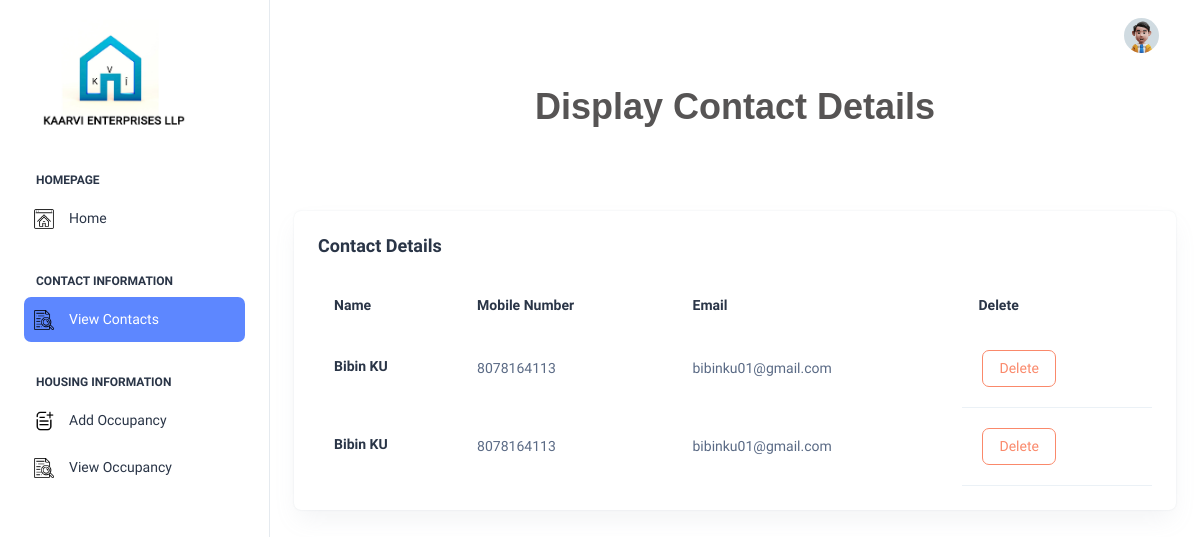
The app's page /Backend/displaycontact/ with its own data.
### Frontend/models.py (models this page shows)
class ContactDB(models.Model):
    name = models.CharField(max_length=50, null=True, blank=True)
    email= models.EmailField(max_length=50,null=True, blank=True)
    number = models.IntegerField(null=True, blank=True)

### Backend/views.py (the view)
# urls.py: path('displaycontact/', views.displaycontact, name="displaycontact"),
def displaycontact(req):
    cata = ContactDB.objects.all()
    return render(req, "displaycontact.html", {'cata': cata})

### Backend/templates/displaycontact.html (shortened to what this page needs)
<!DOCTYPE html>
<html lang="en">
{% extends 'index.html' %}
{% block content %}
<head>
</head>
<body>
<div>
    <h2 style="font-size: 36px; font-weight: bold; color: rgb(86, 84, 84); margin-bottom: 20px; text-align: center;font-family:  Arial, Helvetica, sans-serif; ">
                Display Contact Details
            </h2><br><br><br>
</div>
<div class="card w-100">
              <div class="card-body p-4">
                <h5 class="card-title fw-semibold mb-4">Contact  Details</h5>
                <div class="table-responsive">
                  <table class="table text-nowrap mb-0 align-middle">
                    <thead class="text-dark fs-4">
                      <tr>
                        <th class="border-bottom-0">
                          <h6 class="fw-semibold mb-0">Name </h6>
                        </th>
                        <th class="border-bottom-0">
                          <h6 class="fw-semibold mb-0">Mobile Number </h6>
                        </th>
                        <th class="border-bottom-0">
                          <h6 class="fw-semibold mb-0">Email</h6>
                        </th>
                        <th class="border-bottom-0">
                          <h6 class="fw-semibold mb-0">Delete</h6>
                        </th>
                      </tr>
                    </thead>
                    <tbody>
                    {% for i in cata %}
                      <tr>
                        <td class="border-bottom-0">
                            <h6 class="fw-semibold mb-1">{{i.name}}</h6>
                        </td>
                        <td class="border-bottom-0">
                          <p class="mb-0 fw-normal">{{i.number}}</p>
                        </td>
                        <td class="border-bottom-0">
                          <p class="mb-0 fw-normal">{{i.email}}</p>
                        </td>
                          <td>
                              <a href="{% url 'deletecontact' Cid=i.id %}">
                              <button type="button" class="btn btn-outline-danger m-1">Delete</button>                              </a>
                            </td>
                      </tr>
                     {% endfor %}
                    </tbody>
                  </table>
                </div>
              </div>
            </div>
</body>
</html>
{% endblock %}

### records on screen
ContactDB: name "Bibin KU", number "8078164113", email "bibinku01@gmail.com"
ContactDB: name "Bibin KU", number "8078164113", email "bibinku01@gmail.com"
